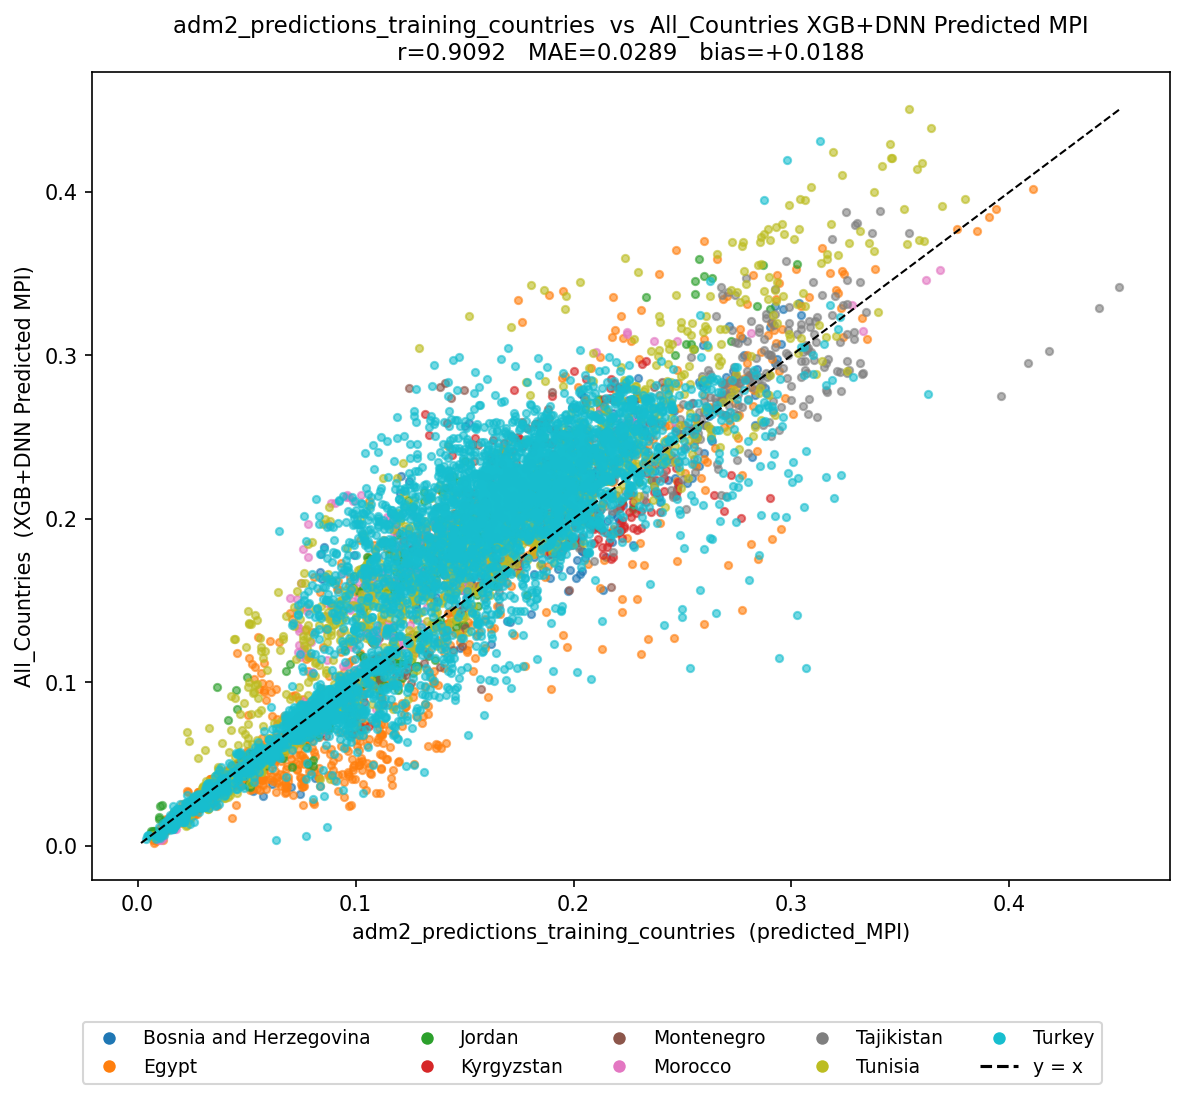

Python code for this plot:
"""
plot_global_vs_allcountries.py

Scatter: predicted_MPI (adm2_predictions_training_countries.csv)
      vs XGB+DNN Predicted MPI (All_Countries_MPI_POV_XGB_DNN_2020_2024 (2).csv)

Joined on adm2_code + year, coloured by country.
"""

import matplotlib.pyplot as plt
import matplotlib.lines as mlines
import numpy as np
import pandas as pd
from pathlib import Path

FILE_GLOBAL = Path(__file__).resolve().parent / "adm2_predictions_training_countries.csv"
FILE_ALL    = Path(r"C:\Users\ha333\Downloads\All_Countries_MPI_POV_XGB_DNN_2020_2024 (2).csv")
OUT         = Path(__file__).resolve().parent / "plot_global_vs_allcountries.png"

df1 = pd.read_csv(FILE_GLOBAL, encoding="utf-8")
df2 = pd.read_csv(FILE_ALL,    encoding="utf-8")

merged = df1.merge(df2, on=["adm2_code", "year"], how="inner")
print(f"Matched: {len(merged)} rows | {merged['country'].nunique()} countries")

COUNTRIES = sorted(merged["country"].unique())
CMAP      = plt.colormaps.get_cmap("tab10")
COLOR     = {c: CMAP(i / max(len(COUNTRIES) - 1, 1)) for i, c in enumerate(COUNTRIES)}

fig, ax = plt.subplots(figsize=(8, 7))

for country in COUNTRIES:
    s = merged[merged["country"] == country]
    ax.scatter(s["predicted_MPI"], s["XGB+DNN Predicted MPI"],
               s=12, alpha=0.6, color=COLOR[country], label=country)

lo = min(merged["predicted_MPI"].min(), merged["XGB+DNN Predicted MPI"].min())
hi = max(merged["predicted_MPI"].max(), merged["XGB+DNN Predicted MPI"].max())
ax.plot([lo, hi], [lo, hi], "k--", lw=1)

r    = np.corrcoef(merged["predicted_MPI"], merged["XGB+DNN Predicted MPI"])[0, 1]
mae  = np.mean(np.abs(merged["predicted_MPI"] - merged["XGB+DNN Predicted MPI"]))
bias = np.mean(merged["XGB+DNN Predicted MPI"] - merged["predicted_MPI"])

ax.set_title(
    f"adm2_predictions_training_countries  vs  All_Countries XGB+DNN Predicted MPI\n"
    f"r={r:.4f}   MAE={mae:.4f}   bias={bias:+.4f}",
    fontsize=11,
)
ax.set_xlabel("adm2_predictions_training_countries  (predicted_MPI)")
ax.set_ylabel("All_Countries  (XGB+DNN Predicted MPI)")

handles = [
    mlines.Line2D([], [], marker="o", color="w",
                  markerfacecolor=COLOR[c], markersize=7, label=c)
    for c in COUNTRIES
] + [mlines.Line2D([], [], color="k", linestyle="--", label="y = x")]
fig.legend(handles=handles, loc="lower center", ncol=5,
           fontsize=9, bbox_to_anchor=(0.5, -0.05))

plt.tight_layout(rect=[0, 0.07, 1, 1])
plt.savefig(OUT, dpi=150, bbox_inches="tight")
print(f"Saved {OUT.name}")
plt.show()
